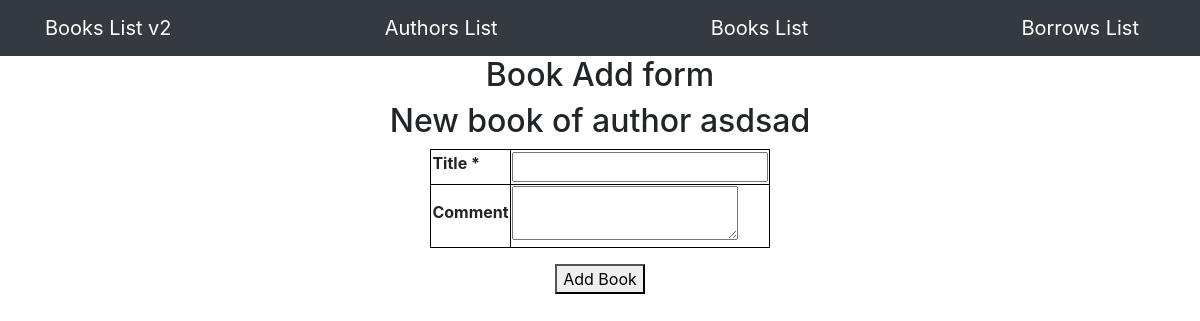
The page /addbook/7 on the database as committed earlier.
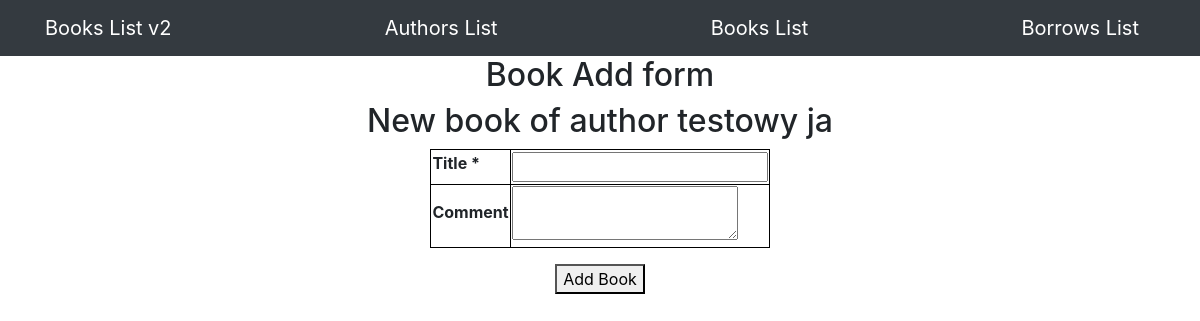
The same page on the database as committed later.
### app/models.py (models this page shows, shortened)
class Author(db.Model):
    id = db.Column(db.Integer, primary_key=True)
    name = db.Column(db.String(100), index=True, unique=True)
    comment = db.Column(db.String(100), index=True)
    books = db.relationship("Book", backref="author")

### app/routes.py (the view)
@app.route('/addbook/<int:author_id>', methods=["GET", "POST"])
def add_book_view(author_id):
    form = BookOnlyForm()
    if request.method == "POST" and form.validate_on_submit():
        author_id = request.form.get('author_id')
        add_book(form, author_id)
        return redirect(url_for("books_view"))
    author = Author.query.filter_by(id=author_id).first()
    return render_template("add_book.html",
                           form=form,
                           author_name=author.name,
                           author_id=author_id)

### app/forms.py
class BookOnlyForm(FlaskForm):
    title = StringField('Title', validators=[DataRequired()])
    comment = TextAreaField('Comment')

### app/templates/add_book.html (shortened to what this page needs)
{% extends "base.html" %}
{% block content %}
<div class="d-flex flex-column justify-content-center align-items-center">
    <h2>Book Add form</h2>
    <h2>New book of author {{author_name}}</h2>
    <form class="d-flex flex-column justify-content-center align-items-center" method="POST" action="/addbook/{{ author_id }}">
        <table>
            {% for field in form if field.widget.input_type != 'hidden' %}
                <tr>
                    <th>{{ field.label }} {% if field.flags.required %}*{% endif %}</th>
                    <td>{{ field }}</td>
                </tr>
            {% endfor %}
        </table>
        <button class="mt-3" type="submit">Add Book</button>
    </form>
</div>
{% endblock %}

Rows that differ between the two databases and show on the page:
changed Author: name "asdsad" → "testowy ja"
